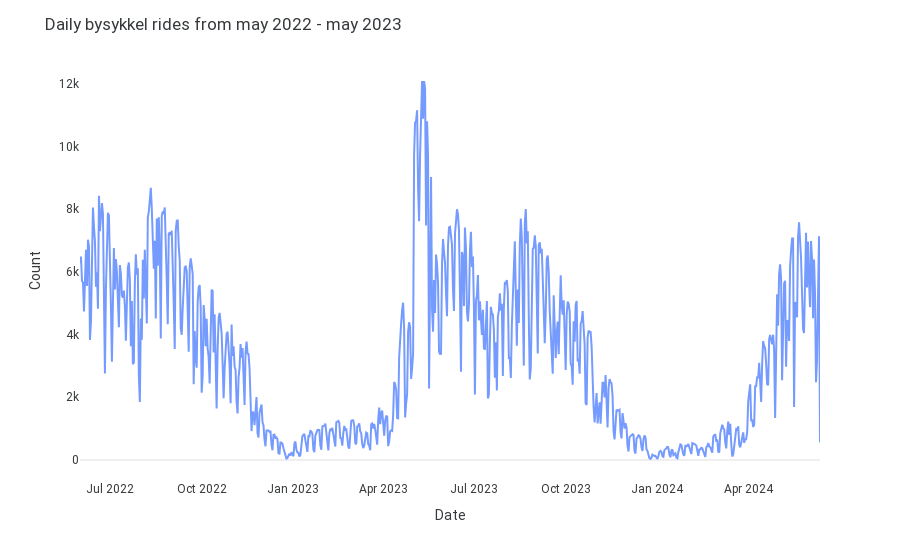

Notebook code cell kept with this figure:
### Code cell
load_figure_template('COSMO')
fig_daily = px.line(
    daily_rides,
    x = 'started_at',
    y = 'ride_count',
)

fig_daily.update_layout(
    title = 'Daily bysykkel rides from may 2022 - may 2023',
    yaxis_title = "Count",
    xaxis_title = "Date",
    xaxis=dict(showgrid=False),  # Remove x-axis gridlines
    yaxis=dict(showgrid=False)  # Remove y-axis gridlines
)

### Figure 1 — Plotly figure (JSON) as saved in the notebook; plotly's stock layout.template omitted (floating-point values rounded to 4 significant figures; data arrays with more than 128 entries replaced by an {"elided": "..."} marker saying what was removed)
{"data": [{"hovertemplate": "started_at=%{x}<br>ride_count=%{y}<extra></extra>", "legendgroup": "", "line": {"color": "#769bff", "dash": "solid"}, "marker": {"symbol": "circle"}, "mode": "lines", "name": "", "orientation": "v", "showlegend": false, "type": "scatter", "x": {"elided": "743 str values"}, "xaxis": "x", "y": {"elided": "743 int values"}, "yaxis": "y"}], "layout": {"autosize": true, "legend": {"tracegroupgap": 0}, "margin": {"t": 60}, "title": {"text": "Daily bysykkel rides from may 2022 - may 2023"}, "xaxis": {"anchor": "y", "autorange": true, "domain": [0, 1], "range": ["2022-06-01", "2024-06-12"], "showgrid": false, "title": {"text": "Date"}, "type": "date"}, "yaxis": {"anchor": "x", "autorange": true, "domain": [0, 1], "range": [-637.4, 12750.0], "showgrid": false, "title": {"text": "Count"}, "type": "linear"}}}
